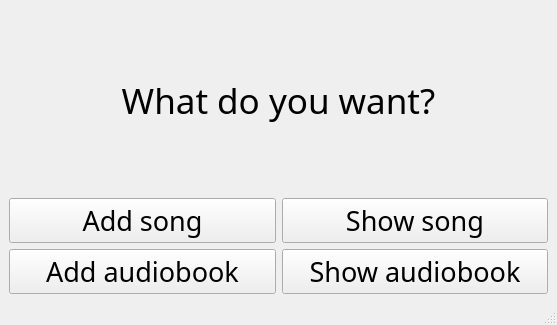
<?xml version="1.0" encoding="UTF-8"?>
<ui version="4.0">
 <class>MainWindow</class>
 <widget class="QMainWindow" name="MainWindow">
  <property name="geometry">
   <rect>
    <x>0</x>
    <y>0</y>
    <width>557</width>
    <height>325</height>
   </rect>
  </property>
  <property name="windowTitle">
   <string>PRACTICE</string>
  </property>
  <property name="windowIcon">
   <iconset resource="ICONS.qrc">
    <normaloff>:/new/prefix1/icon.png</normaloff>:/new/prefix1/icon.png</iconset>
  </property>
  <widget class="QWidget" name="centralwidget">
   <layout class="QGridLayout" name="gridLayout">
    <item row="3" column="1">
     <widget class="QPushButton" name="pB_audiobook">
      <property name="font">
       <font>
        <family>Modern No. 20</family>
        <pointsize>20</pointsize>
       </font>
      </property>
      <property name="text">
       <string>Show audiobook</string>
      </property>
     </widget>
    </item>
    <item row="1" column="1">
     <widget class="QPushButton" name="pb_ShowSong">
      <property name="font">
       <font>
        <family>Modern No. 20</family>
        <pointsize>20</pointsize>
       </font>
      </property>
      <property name="text">
       <string>Show song</string>
      </property>
     </widget>
    </item>
    <item row="0" column="0" colspan="2">
     <widget class="QLabel" name="label_que">
      <property name="font">
       <font>
        <family>Modern No. 20</family>
        <pointsize>26</pointsize>
       </font>
      </property>
      <property name="layoutDirection">
       <enum>Qt::RightToLeft</enum>
      </property>
      <property name="text">
       <string>What do you want?</string>
      </property>
      <property name="textFormat">
       <enum>Qt::AutoText</enum>
      </property>
      <property name="alignment">
       <set>Qt::AlignCenter</set>
      </property>
     </widget>
    </item>
    <item row="3" column="0">
     <widget class="QPushButton" name="pbAddBook">
      <property name="font">
       <font>
        <family>Modern No. 20</family>
        <pointsize>20</pointsize>
       </font>
      </property>
      <property name="text">
       <string>Add audiobook</string>
      </property>
     </widget>
    </item>
    <item row="1" column="0">
     <widget class="QPushButton" name="pb_AddSong">
      <property name="font">
       <font>
        <family>Modern No. 20</family>
        <pointsize>20</pointsize>
       </font>
      </property>
      <property name="text">
       <string>Add song</string>
      </property>
     </widget>
    </item>
   </layout>
  </widget>
  <widget class="QMenuBar" name="menubar">
   <property name="geometry">
    <rect>
     <x>0</x>
     <y>0</y>
     <width>557</width>
     <height>21</height>
    </rect>
   </property>
  </widget>
  <widget class="QStatusBar" name="statusbar"/>
 </widget>
 <resources>
  <include location="ICONS.qrc"/>
 </resources>
 <connections/>
</ui>
